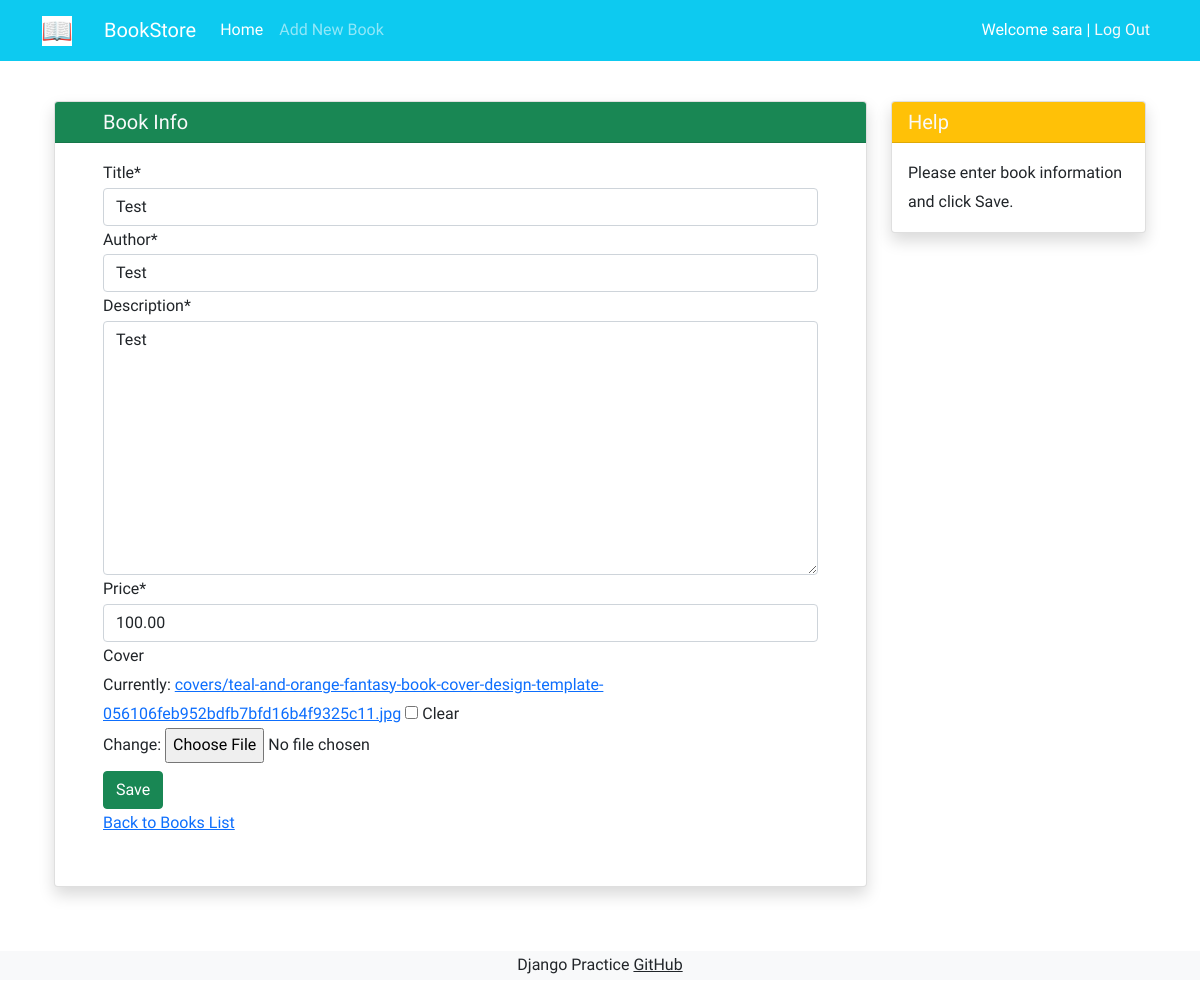
Page /books/8/edit/ (signed in) on the committed database.
### accounts/models.py (models this page shows)
class CustomUser(AbstractUser):
    age = models.PositiveIntegerField(null=True, blank=True)

### books/models.py (models this page shows, shortened)
class Book(models.Model):
    user = models.ForeignKey(get_user_model(), on_delete=models.CASCADE)
    title = models.CharField(max_length=200)
    author = models.CharField(max_length=200)
    description = models.TextField()
    price = models.DecimalField(max_digits=5, decimal_places=2)
    cover = models.ImageField(upload_to='covers/', blank=True)

### books/views.py (the view)
# urls.py: path('<int:pk>/edit/', BookUpdateView.as_view(), name='book_update'),
class BookUpdateView(LoginRequiredMixin, UserPassesTestMixin, generic.UpdateView):
    model = Book
    fields = ['title', 'author', 'description', 'price', 'cover',]
    template_name = 'books/book_update.html'
    def test_func(self):
        obj = self.get_object()
        return obj.user == self.request.user

### books/templates/books/book_update.html (shortened to what this page needs)
{% extends '_base.html' %}
{% load crispy_forms_tags %}
{% block content %}
  <div class="container mt-4">
      <div class="row">
          <div class="col-9">
              <div class="card shadow my-3">
                  <h5 class="card-header bg-success text-light px-5">Book Info</h5>
                  <div class="px-5 pt-3 pb-5">
                      <form method="POST" enctype="multipart/form-data">
                          {{ form|crispy }}
                          <button type="submit" class="btn btn-success mt-2">Save</button>
                      </form>
                     <a href="{% url 'book_list' %}">Back to Books List</a>
                  </div>
              </div>
          </div>
          <div class="col-3">
                  <div class="card my-3 shadow">
                      <h5 class="card-header bg-warning text-light">Help</h5>
                      <div class="card-body">
                          <p class="card-text">
                              Please enter book information and click Save.
                          </p>
                      </div>
                  </div>
          </div>
      </div>
  </div>
{% endblock %}

### templates/_base.html (shortened to what this page needs)
{% load static %}
<!DOCTYPE HTML PUBLIC "-//W3C//DTD HTML 4.01//EN" "http://www.w3.org/TR/html4/strict.dtd">
<html lang="en">
<head>
    <link href="https://cdn.jsdelivr.net/npm/bootstrap@5.1.3/dist/css/bootstrap.min.css" rel="stylesheet"
>
    <link rel="stylesheet" href="{% static 'css/style.css' %}">
</head>
<body>
    <nav class="navbar navbar-expand-lg navbar-dark bg-info">
        <div class="container">
            <a class="navbar-brand" href="#">
                <img src="{% static 'icons/book.png' %}" alt="" height="30"
                     class="d-inline-block align-text-top">
            </a>
            <a class="navbar-brand mx-3" href="#">BookStore</a>
            <div class="collapse navbar-collapse" id="navbarNavAltMarkup">
                <div class="navbar-nav">
                    <a class="nav-link active" aria-current="page" href="{% url 'book_list' %}">Home</a>
                    <a class="nav-link" href="{% url 'book_create' %}">Add New Book</a>
                </div>
            </div>
            <div class="mx-2 text-white">
                {% if user.is_authenticated %}
                    Welcome {{ user.username }} | <a class="link-light text-decoration-none" href="{% url 'logout' %}">Log Out</a>
                {% else %}
                    <a class="link-light text-decoration-none" href="{% url 'login' %}">Log In</a>
                    |
                    <a class="link-light text-decoration-none" href="{% url 'signup' %}">Sign Up</a>
                {% endif %}
            </div>
        </div>
    </nav>
    <div class="container">
        {% block content %}
        {% endblock %}
    </div>
    <footer class="bg-light text-center text-lg-start mt-5">
        <div class="text-center bg-grey">
            <p>Django Practice <a class="text-dark" href="https://github.com/a1364t" target="_blank">GitHub</a></p>
        </div>
    </footer>
</body>
</html>

### static/css/style.css (style rules this page uses)
* { font-family: 'Roboto', sans-serif; line-height: 1.8rem; }

### rows in the picture
CustomUser: username "sara"
Book: title "Test", author "Test", description "Test", price "100.00"
